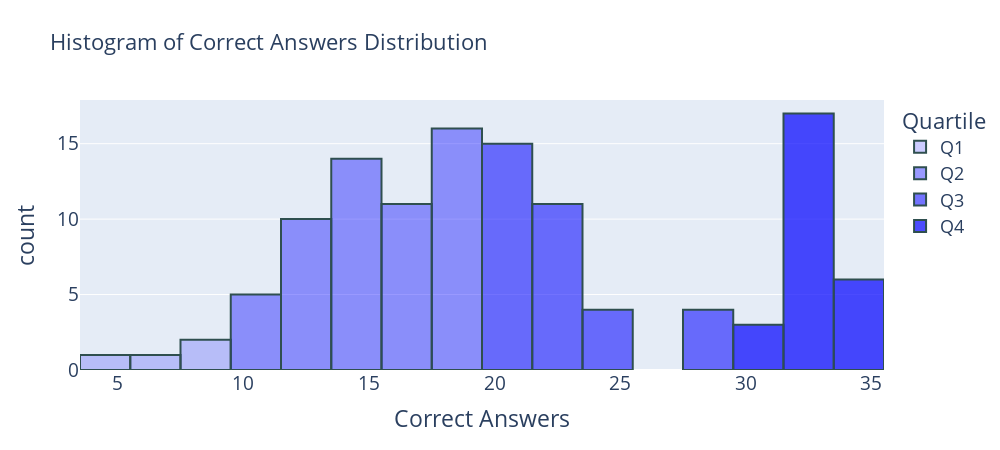

The notebook cell this image was saved under:
### Markdown cell above
We start with the general representation of test results for the tested group.
The graph below shows the overall distribution of the number of correct answers among the participants.
Number of questions = 40.

### Code cell
df = participants_df
df = df.sort_values(by='sum_answ')

def categorize_correct_answers(value):
    if value < 10:
        return 'Q1'
    elif 10 <= value < 20:
        return 'Q2'
    elif 20 <= value < 30:
        return 'Q3'
    else:
        return 'Q4'

# Apply the categorization
df['Quartile'] = df['sum_answ'].apply(categorize_correct_answers)

color_scale = {
    'Q1': 'rgba(0, 0, 255, 0.2)',
    'Q2': 'rgba(0, 0, 255, 0.4)',
    'Q3': 'rgba(0, 0, 255, 0.55)',
    'Q4': 'rgba(0, 0, 255, 0.7)'
}

# Create histogram using Plotly
fig = px.histogram(df, x='sum_answ', nbins=20, color='Quartile',
                   color_discrete_map=color_scale,
                   labels={'sum_answ': 'Correct Answers'},
                   title='Histogram of Correct Answers Distribution')
# set font `size` for x and y axes and title
fig.update_xaxes(tickfont=dict(size=19), title_font_size=23)
fig.update_yaxes(tickfont=dict(size=19), title_font_size=23)
fig.update_layout(title_font_size=22)

fig.update_traces(marker=dict(line=dict(width=2, color='DarkSlateGrey')))
fig.update_layout(showlegend=True, legend=dict(font=dict(size=18)))

# set the figure size
fig.update_layout(width=1000, height=450)
fig.show()

### Figure 1 — Plotly figure (JSON) as saved in the notebook; plotly's stock layout.template omitted (floating-point values rounded to 4 significant figures)
{"data": [{"alignmentgroup": "True", "bingroup": "x", "hovertemplate": "Quartile=Q1<br>Correct Answers=%{x}<br>count=%{y}<extra></extra>", "legendgroup": "Q1", "marker": {"color": "rgba(0, 0, 255, 0.2)", "line": {"color": "DarkSlateGrey", "width": 2}, "pattern": {"shape": ""}}, "name": "Q1", "nbinsx": 20, "offsetgroup": "Q1", "orientation": "v", "showlegend": true, "type": "histogram", "x": [5, 7, 9, 9], "xaxis": "x", "yaxis": "y"}, {"alignmentgroup": "True", "bingroup": "x", "hovertemplate": "Quartile=Q2<br>Correct Answers=%{x}<br>count=%{y}<extra></extra>", "legendgroup": "Q2", "marker": {"color": "rgba(0, 0, 255, 0.4)", "line": {"color": "DarkSlateGrey", "width": 2}, "pattern": {"shape": ""}}, "name": "Q2", "nbinsx": 20, "offsetgroup": "Q2", "orientation": "v", "showlegend": true, "type": "histogram", "x": [10, 10, 10, 10, 11, 12, 12, 12, 12, 12, 13, 13, 13, 13, 13, 14, 14, 14, 14, 14, 14, 15, 15, 15, 15, 15, 15, 15, 15, 16, 16, 16, 16, 16, 16, 17, 17, 17, 17, 17, 18, 18, 18, 18, 18, 18, 18, 18, 19, 19, 19, 19, 19, 19, 19, 19], "xaxis": "x", "yaxis": "y"}, {"alignmentgroup": "True", "bingroup": "x", "hovertemplate": "Quartile=Q3<br>Correct Answers=%{x}<br>count=%{y}<extra></extra>", "legendgroup": "Q3", "marker": {"color": "rgba(0, 0, 255, 0.55)", "line": {"color": "DarkSlateGrey", "width": 2}, "pattern": {"shape": ""}}, "name": "Q3", "nbinsx": 20, "offsetgroup": "Q3", "orientation": "v", "showlegend": true, "type": "histogram", "x": [20, 20, 20, 20, 20, 21, 21, 21, 21, 21, 21, 21, 21, 21, 21, 22, 22, 22, 22, 22, 22, 23, 23, 23, 23, 23, 24, 24, 24, 25, 29, 29, 29, 29], "xaxis": "x", "yaxis": "y"}, {"alignmentgroup": "True", "bingroup": "x", "hovertemplate": "Quartile=Q4<br>Correct Answers=%{x}<br>count=%{y}<extra></extra>", "legendgroup": "Q4", "marker": {"color": "rgba(0, 0, 255, 0.7)", "line": {"color": "DarkSlateGrey", "width": 2}, "pattern": {"shape": ""}}, "name": "Q4", "nbinsx": 20, "offsetgroup": "Q4", "orientation": "v", "showlegend": true, "type": "histogram", "x": [30, 31, 31, 32, 32, 32, 32, 32, 32, 32, 32, 32, 33, 33, 33, 33, 33, 33, 33, 33, 34, 34, 35, 35, 35, 35], "xaxis": "x", "yaxis": "y"}], "layout": {"barmode": "relative", "height": 450, "legend": {"font": {"size": 18}, "title": {"text": "Quartile"}, "tracegroupgap": 0}, "showlegend": true, "title": {"font": {"size": 22}, "text": "Histogram of Correct Answers Distribution"}, "width": 1000, "xaxis": {"anchor": "y", "domain": [0, 1], "tickfont": {"size": 19}, "title": {"font": {"size": 23}, "text": "Correct Answers"}}, "yaxis": {"anchor": "x", "domain": [0, 1], "tickfont": {"size": 19}, "title": {"font": {"size": 23}, "text": "count"}}}}
